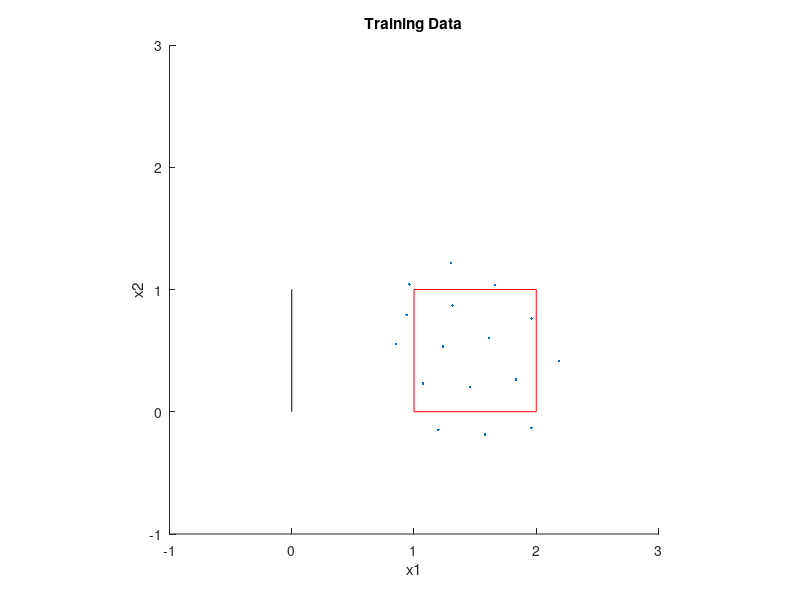
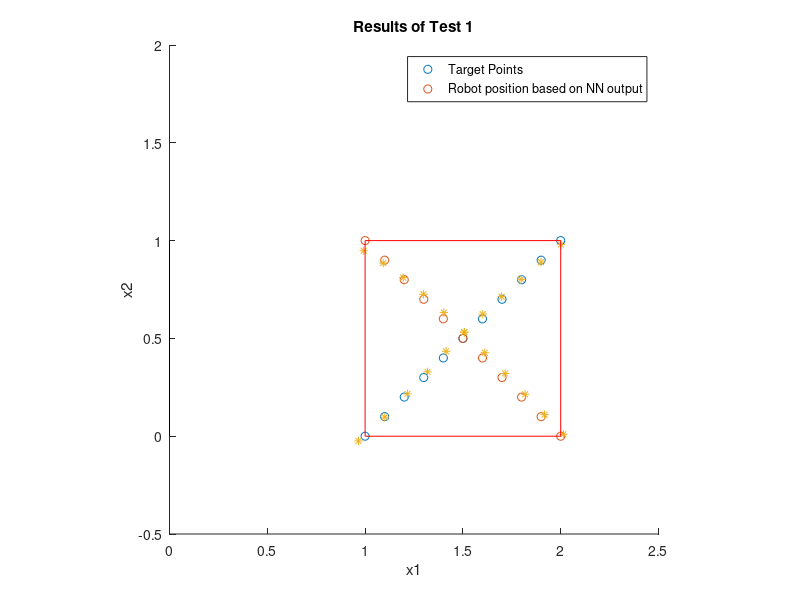
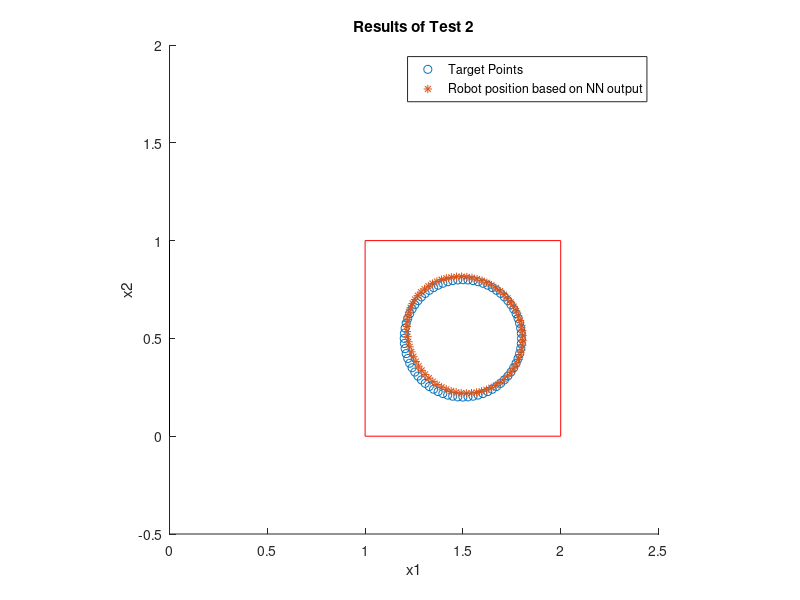
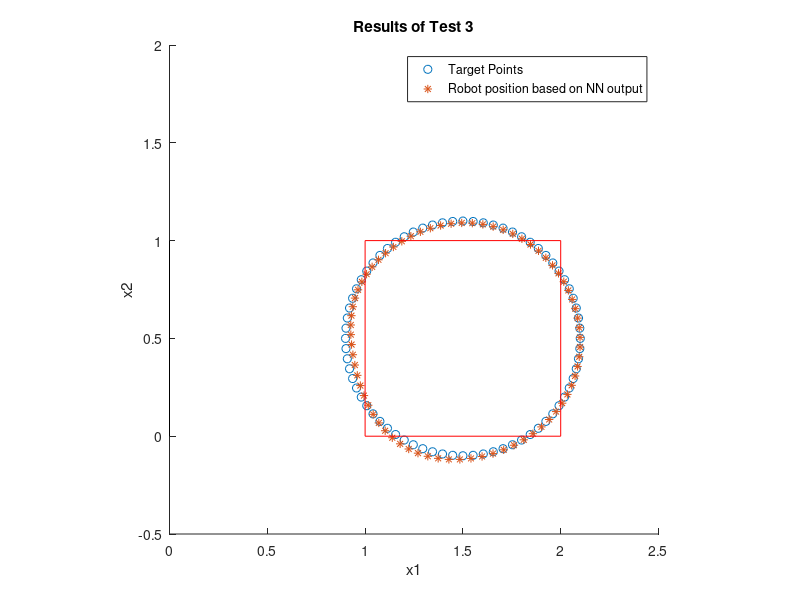

The MATLAB source for these figures, in order:
clear; close all; clc;

%% Constants
h = 1;
l1 = 1.6;
l2 = 1.6;
n = 5;
m = 5;

x2math = @(theta1, theta2, l1, l2) l1*cosd(theta1 - 90) + l2*sind(theta2 + theta1 - 180);
y2math = @(theta1, theta2, l1, l2, h) h + l1*sind(theta1 - 90) - l2*cosd(theta2 + theta1 - 180);

%% Training Data
min1 = 105;
max1 = 165;
min2 = 35;
max2 = 90;
t_th1 = linspace(min1,max1,n)';
t_th2 = linspace(min2,max2,m)';
kk = 0;
for ii = 1:n
    for jj = 1:m
        if (t_th1(ii) + t_th2(jj)) < 220 && (t_th1(ii) + t_th2(jj)) > 155
            kk = kk + 1;
%             n*(ii-1)+jj
            t_x2(kk,1) = x2math(t_th1(ii), t_th2(jj), l1, l2);
            t_y2(kk,1) = y2math(t_th1(ii), t_th2(jj), l1, l2, h);
            tlra_tra(kk,:) = [t_x2(kk,1), t_y2(kk,1), t_th1(ii), t_th2(jj)];
        end
    end
end
figure
axis([-1,3,-1,3],'square')
hold on
plot(t_x2, t_y2, '.')
plot([1,2], [0,0], "r")
plot([1,2], [1,1], "r")
plot([1,1], [0,1], "r")
plot([2,2], [0,1], "r")
plot([0,0], [0,1], "k")
hold off
title("Training Data")
xlabel("x1")
ylabel("x2")


%% Testing Data
test_x1 = linspace(1,2,11)';
test_y1_1 = test_x1 - 1;
test_y1_2 = 2 - test_x1;
theta = (0:5:355)';
tl = length(theta);
test_x2 = 1.5 + 0.3*cosd(theta);
test_y2 = 0.5 + 0.3*sind(theta);
test_x3 = 1.5 + 0.6*cosd(theta);
test_y3 = 0.5 + 0.6*sind(theta);

tlra_tes = [test_x1, test_y1_1, zeros(11,1), zeros(11,1);
            test_x1, test_y1_2, zeros(11,1), zeros(11,1);
            test_x2, test_y2, zeros(tl,1), zeros(tl,1);
            test_x3, test_y3, zeros(tl,1), zeros(tl,1)];

% figure
% % axis([1,2,0,1],'square')
% axis([-1,3,-1,3],'square')
% hold on
% plot(t_x2, t_y2, '.')
% plot(test_x1, test_y1_1, "o")
% plot(test_x1, test_y1_2, "o")
% plot([1,2], [0,0], "r")
% plot([1,2], [1,1], "r")
% plot([1,1], [0,1], "r")
% plot([2,2], [0,1], "r")
% plot([0,0], [0,1], "k")
% hold off
% title("Test 1")
% xlabel("x1")
% ylabel("x2")
% 
% figure
% axis([-1,3,-1,3],'square')
% hold on
% plot(t_x2, t_y2, '.')
% plot(test_x2, test_y2, "o")
% plot([1,2], [0,0], "r")
% plot([1,2], [1,1], "r")
% plot([1,1], [0,1], "r")
% plot([2,2], [0,1], "r")
% plot([0,0], [0,1], "k")
% hold off
% title("Test 2")
% xlabel("x1")
% ylabel("x2")
% 
% figure
% axis([-1,3,-1,3],'square')
% hold on
% plot(t_x2, t_y2, '.')
% plot(test_x3, test_y3, "o")
% plot([1,2], [0,0], "r")
% plot([1,2], [1,1], "r")
% plot([1,1], [0,1], "r")
% plot([2,2], [0,1], "r")
% plot([0,0], [0,1], "k")
% hold off
% title("Test 3")
% xlabel("x1")
% ylabel("x2")

%% Show Test

load("test_5.mat")

r_x2(:,1) = x2math(results(:,1), results(:,2), l1, l2);
r_y2(:,1) = y2math(results(:,1), results(:,2), l1, l2, h);
r1_x = r_x2(1:22);
r1_y = r_y2(1:22);
r2_x = r_x2(23:94);
r2_y = r_y2(23:94);
r3_x = r_x2(95:end);
r3_y = r_y2(95:end);
x1err = r1_x - [test_x1; test_x1];
y1err = r1_y - [test_y1_1; test_y1_2];
rms1 = sqrt(mean([x1err;y1err].^2));
fprintf("RMS for X test is :%f \n", rms1)

x2err = r2_x - test_x2;
y2err = r2_y - test_y2;
rms2 = sqrt(mean([x2err;y2err].^2));
fprintf("RMS for small circle test is :%f \n", rms2)

x3err = r3_x - test_x3;
y3err = r3_y - test_y3;
rms3 = sqrt(mean([x3err;y3err].^2));
fprintf("RMS for large circle test is :%f \n", rms3)


rms_all = sqrt(mean([x1err;y1err;x2err;y2err;x3err;y3err].^2));
fprintf("RMS for all tests is :%f \n", rms_all)

figure
axis([0,2.5,-.5,2],'square')
hold on
plot(test_x1, test_y1_1, "o")
plot(test_x1, test_y1_2, "o")
plot(r1_x, r1_y, "*")
plot([1,2], [0,0], "r")
plot([1,2], [1,1], "r")
plot([1,1], [0,1], "r")
plot([2,2], [0,1], "r")
plot([0,0], [0,1], "k")
hold off
title("Results of Test 1")
xlabel("x1")
ylabel("x2")
legend("Target Points", "Robot position based on NN output")

figure
axis([0,2.5,-.5,2],'square')
hold on
plot(test_x2, test_y2, "o")
plot(r2_x, r2_y, "*")
plot([1,2], [0,0], "r")
plot([1,2], [1,1], "r")
plot([1,1], [0,1], "r")
plot([2,2], [0,1], "r")
plot([0,0], [0,1], "k")
hold off
title("Results of Test 2")
xlabel("x1")
ylabel("x2")
legend("Target Points", "Robot position based on NN output")


figure
axis([0,2.5,-.5,2],'square')
hold on
plot(test_x3, test_y3, "o")
plot(r3_x, r3_y, "*")
plot([1,2], [0,0], "r")
plot([1,2], [1,1], "r")
plot([1,1], [0,1], "r")
plot([2,2], [0,1], "r")
plot([0,0], [0,1], "k")
hold off
title("Results of Test 3")
xlabel("x1")
ylabel("x2")
legend("Target Points", "Robot position based on NN output")
